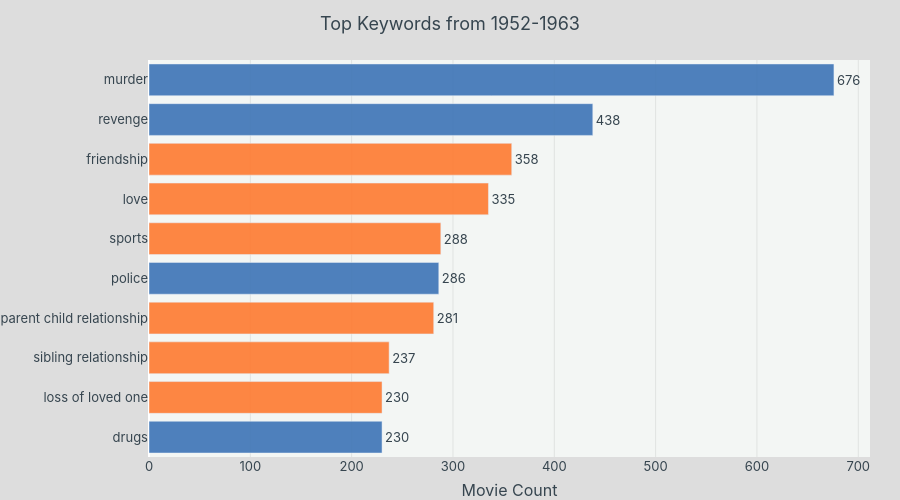

The code cell stored with this chart in its notebook:
### Code cell
NUM_KEYWORDS = 10

def make_keyword_chart(df, year_range):
    movie_ids = df['tmdb_movie_id']
    kw = keywords_df[keywords_df['tmdb_movie_id'].isin(movie_ids)]
    kw = kw[kw['scl_polarity'].isin(['positive', 'negative'])]

    top_kw = kw['name'].value_counts().head(NUM_KEYWORDS)
    top_names = top_kw.index.tolist()
    top_counts = top_kw.values

    kw_top = kw[kw['name'].isin(top_names)]
    polarity_map = kw_top.drop_duplicates('name').set_index('name')['scl_polarity']
    bar_colors = [COLORS.get(polarity_map.get(n, 'neutral'), COLORS['neutral']) for n in top_names]

    fig = go.Figure()
    fig.add_trace(go.Bar(
        y=top_names,
        x=top_counts,
        orientation='h',
        marker=dict(color=bar_colors, opacity=0.9),
        text=top_counts,
        textposition='outside',
        hoverinfo='skip',
    ))

    title = f"Top Keywords from {year_range[0]}-{year_range[1]}"
    fig.update_layout(**layout_base)
    fig.update_layout(
        title=dict(text=title, x=0.5, font=dict(size=18, color=COLORS['text'])),
        yaxis=dict(autorange='reversed', automargin=True),
        xaxis=dict(title='Movie Count', showgrid=True, gridcolor=COLORS['grid']),
        margin=dict(l=0, r=30, t=60, b=30),
        height=500,
    )
    return fig

fig = make_keyword_chart(movies_df, [1952, 1963])
fig.show()

### Figure 1 — Plotly figure (JSON) as saved in the notebook; plotly's stock layout.template omitted (floating-point values rounded to 4 significant figures)
{"data": [{"hoverinfo": "skip", "marker": {"color": ["rgb(61, 116, 182)", "rgb(61, 116, 182)", "rgb(255, 122, 48)", "rgb(255, 122, 48)", "rgb(255, 122, 48)", "rgb(61, 116, 182)", "rgb(255, 122, 48)", "rgb(255, 122, 48)", "rgb(255, 122, 48)", "rgb(61, 116, 182)"], "opacity": 0.9}, "orientation": "h", "text": [676.0, 438.0, 358.0, 335.0, 288.0, 286.0, 281.0, 237.0, 230.0, 230.0], "textposition": "outside", "type": "bar", "x": [676, 438, 358, 335, 288, 286, 281, 237, 230, 230], "y": ["murder", "revenge", "friendship", "love", "sports", "police", "parent child relationship", "sibling relationship", "loss of loved one", "drugs"]}], "layout": {"font": {"color": "#36454F", "family": "Inter, sans-serif", "size": 13}, "height": 500, "hovermode": "x unified", "margin": {"b": 30, "l": 0, "r": 30, "t": 60}, "paper_bgcolor": "#DDDDDD", "plot_bgcolor": "#f3f6f4", "showlegend": false, "title": {"font": {"color": "#36454F", "size": 18}, "text": "Top Keywords from 1952-1963", "x": 0.5}, "xaxis": {"gridcolor": "rgba(0,0,0,0.08)", "showgrid": true, "title": {"text": "Movie Count"}}, "yaxis": {"automargin": true, "autorange": "reversed"}}}
